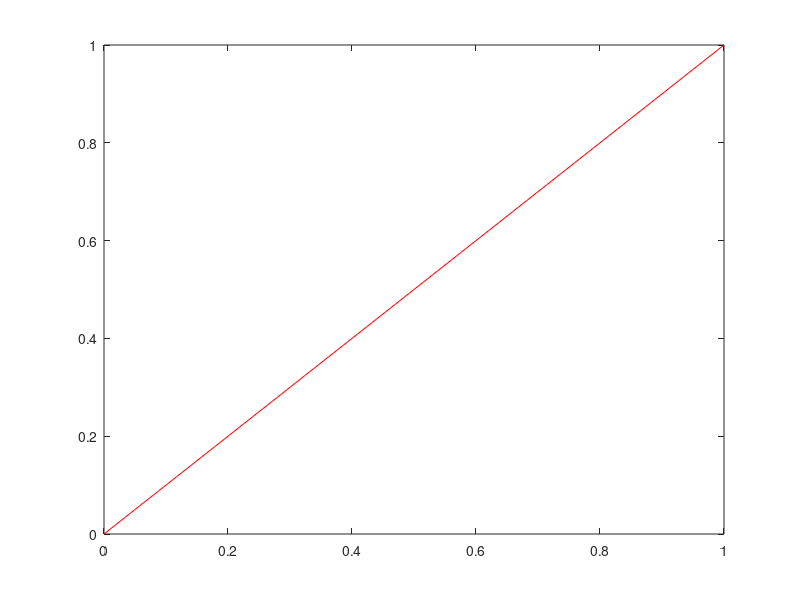

The MATLAB script that drew this image: (Note: this script raises an error after producing the figure.)
% AP AP88-89

figure();
hf = plot([0,1],[0,1], 'r');
hold on;
hf = scatter(ap_Table4_AP8889{:,1}, ap_Table4_AP8889{:,2}, 'filled', 'k');


axis([0 1 0 1]);
grid on;
xlabel('QLM', 'FontSize', 20);
ylabel('NVSM', 'FontSize', 20);


title('AP88-89 - Topic-based analysis (Average Precision)', 'FontSize', 18);

dx = 0.008; dy = 0.008; % displacement so the text does not overlay the data points
text(ap_Table4_AP8889{:,1}+dx, ap_Table4_AP8889{:,2}+dy, ap_Table4_AP8889.Properties.RowNames, 'Color', 'b', 'FontSize', 10);

print('-dpdf', '-r300', ['/Users/silvello/Dropbox/Papers/2019/IPM2019-MPS/data/plots/scatter_ap_Table4_AP8889' '.pdf']);


hold off;
close;

% FT
figure();
hf = plot([0,1],[0,1], 'r');
hold on;
hf = scatter(ap_Table4_FT{:,1}, ap_Table4_FT{:,2}, 'filled', 'k');


axis([0 1 0 1]);
grid on;
xlabel('QLM', 'FontSize', 20);
ylabel('NVSM', 'FontSize', 20);


title('Financial Times - Topic-based analysis (Average Precision)', 'FontSize', 18);

dx = 0.008; dy = 0.008; % displacement so the text does not overlay the data points
text(ap_Table4_FT{:,1}+dx, ap_Table4_FT{:,2}+dy, ap_Table4_FT.Properties.RowNames, 'Color', 'b', 'FontSize', 10);

print('-dpdf', '-r300', ['/Users/silvello/Dropbox/Papers/2019/IPM2019-MPS/data/plots/scatter_ap_Table4_FT' '.pdf']);


hold off;
close;

% LA

figure();
hf = plot([0,1],[0,1], 'r');
hold on;
hf = scatter(ap_Table4_LA{:,1}, ap_Table4_LA{:,2}, 'filled', 'k');


axis([0 1 0 1]);
grid on;
xlabel('QLM', 'FontSize', 20);
ylabel('NVSM', 'FontSize', 20);


title('LA Times - Topic-based analysis (Average Precision)', 'FontSize', 18);

dx = 0.008; dy = 0.008; % displacement so the text does not overlay the data points
text(ap_Table4_LA{:,1}+dx, ap_Table4_LA{:,2}+dy, ap_Table4_LA.Properties.RowNames, 'Color', 'b', 'FontSize', 10);

print('-dpdf', '-r300', ['/Users/silvello/Dropbox/Papers/2019/IPM2019-MPS/data/plots/scatter_ap_Table4_LA' '.pdf']);


hold off;
close;

% WSJ

figure();
hf = plot([0,1],[0,1], 'r');
hold on;
hf = scatter(ap_Table4_WSJ{:,4}, ap_Table4_WSJ{:,1}, 'filled', 'k');


axis([0 1 0 1]);
grid on;
xlabel('QLM', 'FontSize', 20);
ylabel('NVSM', 'FontSize', 20);


title('Wall Street Journal - Topic-based analysis (Average Precision)', 'FontSize', 18);

dx = 0.008; dy = 0.008; % displacement so the text does not overlay the data points
text(ap_Table4_WSJ{:,4}+dx, ap_Table4_WSJ{:,1}+dy, ap_Table4_WSJ.Properties.RowNames, 'Color', 'b', 'FontSize', 10);

print('-dpdf', '-r300', ['/Users/silvello/Dropbox/Papers/2019/IPM2019-MPS/data/plots/scatter_ap_Table4_WSJ' '.pdf']);


hold off;
close;

% Robust04

figure();
hf = plot([0,1],[0,1], 'r');
hold on;
hf = scatter(ap_Table4_Robust04{:,2}, ap_Table4_Robust04{:,1}, 'filled', 'k');


axis([0 1 0 1]);
grid on;
xlabel('QLM', 'FontSize', 20);
ylabel('NVSM', 'FontSize', 20);


title('Robust 2004 - Topic-based analysis (Average Precision)', 'FontSize', 18);

dx = 0.008; dy = 0.008; % displacement so the text does not overlay the data points
text(ap_Table4_Robust04{:,2}+dx, ap_Table4_Robust04{:,1}+dy, ap_Table4_Robust04.Properties.RowNames, 'Color', 'b', 'FontSize', 10);

print('-dpdf', '-r300', ['/Users/silvello/Dropbox/Papers/2019/IPM2019-MPS/data/plots/scatter_ap_Table4_Robust04' '.pdf']);


hold off;
close;

% WT2G

figure();
hf = plot([0,1],[0,1], 'r');
hold on;
hf = scatter(ap_Table8_WT2G{:,3}, ap_Table8_WT2G{:,2}, 'filled', 'k');


axis([0 1 0 1]);
grid on;
xlabel('BM25', 'FontSize', 20);
ylabel('NVSM', 'FontSize', 20);


title('WT2g - Topic-based analysis (Average Precision)', 'FontSize', 18);

dx = 0.008; dy = 0.008; % displacement so the text does not overlay the data points
text(ap_Table8_WT2G{:,3}+dx, ap_Table8_WT2G{:,2}+dy, ap_Table8_WT2G.Properties.RowNames, 'Color', 'b', 'FontSize', 10);

print('-dpdf', '-r300', ['/Users/silvello/Dropbox/Papers/2019/IPM2019-MPS/data/plots/scatter_ap_Table8_WT2G' '.pdf']);


hold off;
close;

% OSHUMED

figure();
hf = plot([0,1],[0,1], 'r');
hold on;
hf = scatter(ap_Table8_OSHUMED{:,3}, ap_Table8_OSHUMED{:,2}, 'filled', 'k');


axis([0 1 0 1]);
grid on;
xlabel('BM25', 'FontSize', 20);
ylabel('NVSM', 'FontSize', 20);


title('OSHUMED - Topic-based analysis (Average Precision)', 'FontSize', 18);

dx = 0.008; dy = 0.008; % displacement so the text does not overlay the data points
text(ap_Table8_OSHUMED{:,3}+dx, ap_Table8_OSHUMED{:,2}+dy, ap_Table8_OSHUMED.Properties.RowNames, 'Color', 'b', 'FontSize', 10);

print('-dpdf', '-r300', ['/Users/silvello/Dropbox/Papers/2019/IPM2019-MPS/data/plots/scatter_ap_Table8_OSHUMED' '.pdf']);


hold off;
close;

% CLEF_IT

figure();
hf = plot([0,1],[0,1], 'r');
hold on;
hf = scatter(ap_Table8_CLEF_IT{:,2}, ap_Table8_CLEF_IT{:,6}, 'filled', 'k');


axis([0 1 0 1]);
grid on;
xlabel('BM25', 'FontSize', 20);
ylabel('NVSM', 'FontSize', 20);


title('CLEF IT - Topic-based analysis (Average Precision)', 'FontSize', 18);

dx = 0.008; dy = 0.008; % displacement so the text does not overlay the data points
text(ap_Table8_CLEF_IT{:,2}+dx, ap_Table8_CLEF_IT{:,6}+dy, ap_Table8_CLEF_IT.Properties.RowNames, 'Color', 'b', 'FontSize', 10);

print('-dpdf', '-r300', ['/Users/silvello/Dropbox/Papers/2019/IPM2019-MPS/data/plots/scatter_ap_Table8_CLEF_IT' '.pdf']);


hold off;
close;

% CLEF_DE

figure();
hf = plot([0,1],[0,1], 'r');
hold on;
hf = scatter(ap_Table8_CLEF_DE{:,2}, ap_Table8_CLEF_DE{:,6}, 'filled', 'k');


axis([0 1 0 1]);
grid on;
xlabel('BM25', 'FontSize', 20);
ylabel('NVSM', 'FontSize', 20);


title('CLEF DE - Topic-based analysis (Average Precision)', 'FontSize', 18);

dx = 0.008; dy = 0.008; % displacement so the text does not overlay the data points
text(ap_Table8_CLEF_DE{:,2}+dx, ap_Table8_CLEF_DE{:,6}+dy, ap_Table8_CLEF_DE.Properties.RowNames, 'Color', 'b', 'FontSize', 10);

print('-dpdf', '-r300', ['/Users/silvello/Dropbox/Papers/2019/IPM2019-MPS/data/plots/scatter_ap_Table8_CLEF_DE' '.pdf']);


hold off;
close;

% CLEF_FA

figure();
hf = plot([0,1],[0,1], 'r');
hold on;
hf = scatter(ap_Table8_CLEF_FA{:,2}, ap_Table8_CLEF_FA{:,6}, 'filled', 'k');


axis([0 1 0 1]);
grid on;
xlabel('BM25', 'FontSize', 20);
ylabel('NVSM', 'FontSize', 20);


title('CLEF FA - Topic-based analysis (Average Precision)', 'FontSize', 18);

dx = 0.008; dy = 0.008; % displacement so the text does not overlay the data points
text(ap_Table8_CLEF_FA{:,2}+dx, ap_Table8_CLEF_FA{:,6}+dy, ap_Table8_CLEF_FA.Properties.RowNames, 'Color', 'b', 'FontSize', 10);

print('-dpdf', '-r300', ['/Users/silvello/Dropbox/Papers/2019/IPM2019-MPS/data/plots/scatter_ap_Table8_CLEF_FA' '.pdf']);


hold off;
close;

% NY

hf = figure();
plot([0,1],[0,1], 'r');
hold on;
scatter(ap_Table4_NY{:,2}, ap_Table4_NY{:,1}, 'filled', 'k');


axis([0 1 0 1]);
grid on;
xlabel('QLM', 'FontSize', 20);
ylabel('NVSM', 'FontSize', 20);


title('NY Times - Topic-based analysis (Average Precision)', 'FontSize', 18);

dx = 0.008; dy = 0.008; % displacement so the text does not overlay the data points
text(ap_Table4_NY{:,2}+dx, ap_Table4_NY{:,1}+dy, ap_Table4_NY.Properties.RowNames, 'Color', 'b', 'FontSize', 10);
    
print('-dpdf', '-r300', ['/Users/silvello/Dropbox/Papers/2019/IPM2019-MPS/data/plots/scatter_ap_Table4_NY' '.pdf']);


hold off;
close;
